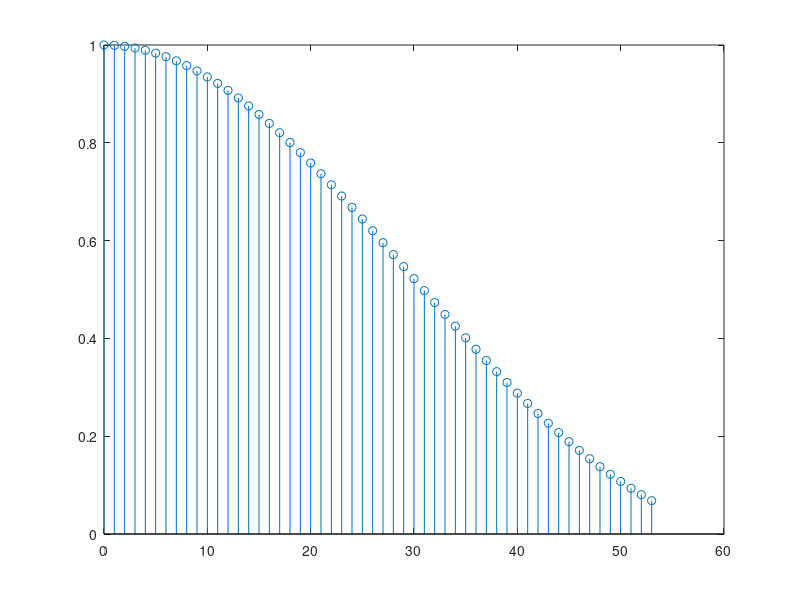
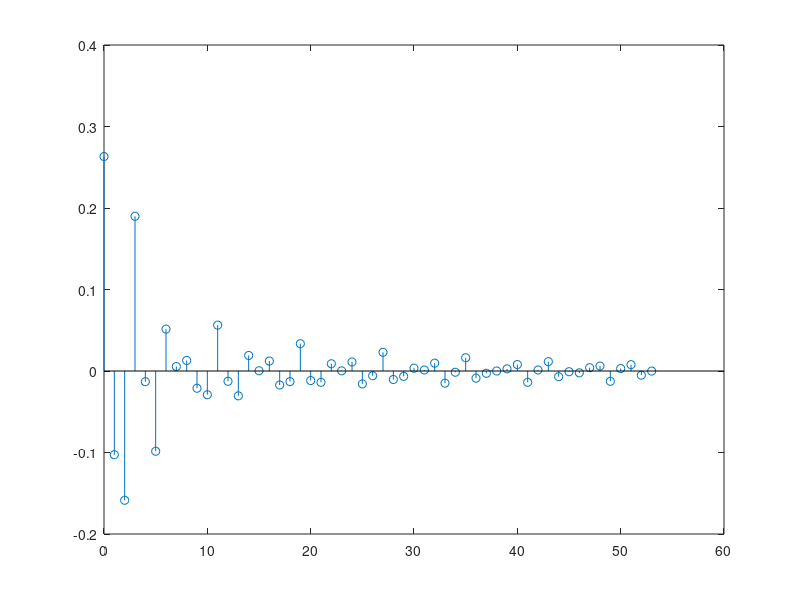
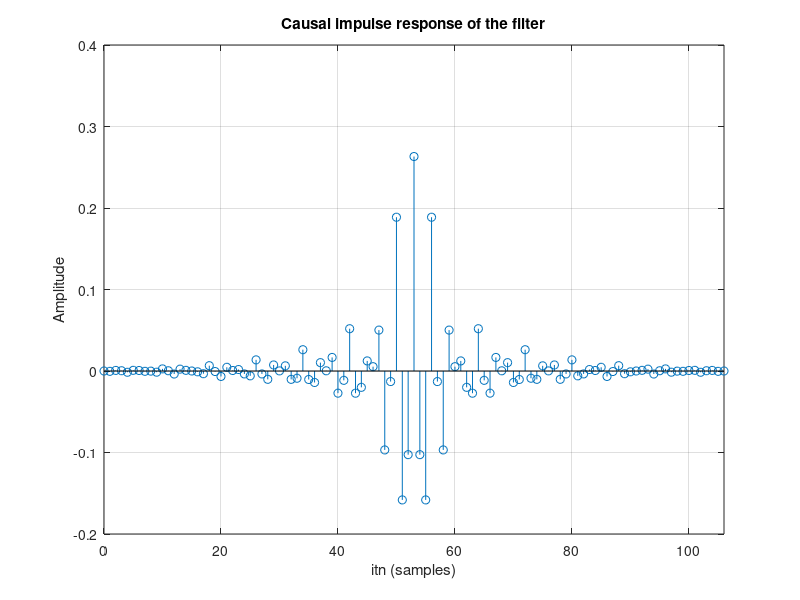
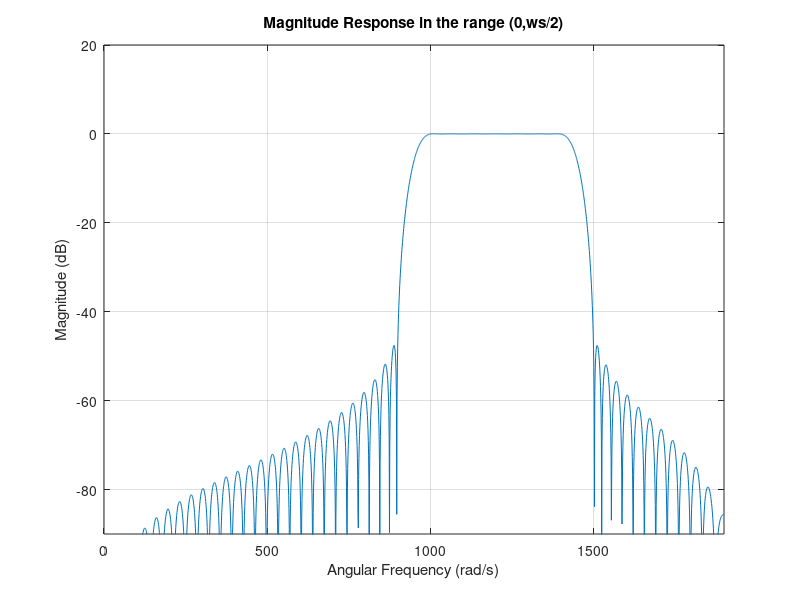

Reproduce these figures in MATLAB, in order.
% Filter implementation 
% Filter specifiations
% index no : 180427n
clc;
clear all;
A = 4;
B = 2;
C = 7;
Ap  = 0.03 + (0.01*A);  % Maximum passband ripple, dB
Aa  = 45 + B;           % Maximum stopband ripple, dB
wp1 = C*100 + 300;      % Lower passband edge, rad/s
wp2 = C*100 + 700;      % Upper passband edge, rad/s
wa1 = C*100 + 150;      % Lower stopband edge, rad/s
wa2 = C*100 + 800;      % Upper stopband edge, rad/s
ws  = 2*(C*100 + 1200); %sampling frequency rad/s
T   = 2*pi/ws;          %sampling period  

bt1 = wp1 - wa1;        %Lower transition width
bt2 = wa2 - wp2;        %Upper transition width
bt  = min(bt1, bt2);    %Critical transition width 
wc1 = wp1 - bt/2;       %Lower cutoff frequency
wc2 = wp2 + bt/2;       %Upper cutoff frequency

%deriving delta
delta_p = (10^(0.05*Ap) - 1)/(10^(0.05*Ap) + 1);
delta_a = 10^(-0.05*Aa);
delta   = min(delta_p, delta_a);

%Actual stopband attenuation 
act_Aa = 20*log10(1/delta);

%calculating alpha
if act_Aa <= 21
    alpha = 0;
elseif act_Aa > 50
    alpha = 0.1102*(act_Aa - 8.7);
else
    alpha = 0.5842*(act_Aa-21)^0.4 + 0.07886*(act_Aa-21);
end

%calculating D
if act_Aa <= 21
    D = 0.9222;
else
    D = (act_Aa - 7.95)/14.36; 
end 

% calculating lowest odd value for N(lenth of the filter)
N = ceil(ws*D/bt + 1);
if mod(N,2) == 0
    N = N + 1;
end 
disp(N);
% determining kaiser window parameters 
nmax = (N - 1)/2; %maximum time steps (because of symmetry only..
               ... considered positive part)

kwn = zeros(1, nmax+ 1);   % row vector to store kaiser window value

% obtaining Io(alpha)
Io_alpha = 1;
k = 1;
while true
   bassel = (1/factorial(k) * (alpha/2)^k)^2; % current bassel value
   Io_alpha = Io_alpha + bassel;
   k = k + 1;
   if bassel < 10e-6      % bassel limit taught in lecture 
       break
   end 
end

% obtaining Io(beta)
for k = 1:nmax+1 
    beta = alpha * sqrt(1 - (2*(k-1)/(N-1))^2); % calculating beta
    Io_beta = 1;    % initializing 
    j = 1;
    while true
        bassel = (1/factorial(j) * (beta/2)^j)^2;
        Io_beta = Io_beta + bassel;
        j = j + 1;
        if bassel < 10e-6      % bassel limit taught in lecture 
           break
        end 
    end
    kwn(k) = Io_beta/Io_alpha; % uptataing window rowvector
end

figure 
%[fkw, f] = freqz(kwn);
stem(0:nmax, kwn);

% idealized impulse response of filter 
hi_nT = zeros(1,nmax+ 1); 
for n = 1:nmax+1
    if n == 1
        hi_nT(n) = (2/ws)*(wc2 - wc1);
    else
        hi_nT(n) = ((sin(wc2*(n-1)*T) - sin(wc1*(n-1)*T))/((n-1)*pi)); 
    end
end
figure;
stem(0:nmax, hi_nT);
    
% determining causal impulse response 
htemp = hi_nT .* kwn;
hn = [fliplr(htemp(2:end)), htemp]; %fliping positive value to negative 

figure;
stem(0:2*nmax, hn);
title("Causal impulse response of the filter"); 
xlim([0 N-1]); grid on;
ylabel("Amplitude"), xlabel("\it{n} (samples)");

% frequency response of the filter 
[freq_res, f] = freqz(hn, 1, 2048);  % f - rad/sample H(w) = freq_res
w = (f*ws)/(2*pi);                   % w - rad/sec

% magnitute response in the range of (0, ws/2)
mag_freq_res = 20*log10(abs(freq_res));
figure;
plot(w, mag_freq_res);
title('Magnitude Response in the range (0,ws/2)'); 
xlabel('Angular Frequency (rad/s)');
ylabel('Magnitude (dB)'); 
axis([0, ws/2, -90, 20]); 
grid on;

% magnitude response of the passband 
figure;
plot(w, mag_freq_res);
title('Magnitude response of the passband '); 
xlabel('Angular Frequency (rad/s)');
ylabel('Magnitude (dB)'); 
axis([wc1, wc2, -Ap/2, Ap/2]); 
grid on;

% Input signal generation 
w1 = wa1/2;
w2 = wp1 + (wp2 - wp1)/2;
w3 = wa2 + (ws/2 - wa2)/2;

samples = 300;
n = 0:samples;
xnT = sin(w1*n*T) + sin(w2*n*T) + sin(w3*n*T);

% Expected output signal 
yexp = sin(w2*n*T);

% Filtered signal  
N_point = length(xnT) + length(hn) -1;
Xw = fft(xnT,N_point);
Hw = fft(hn, N_point);
filtered_out = ifft(Xw.*Hw);

figure;
subplot(3,1,1); stem(n, xnT); title("Input Signal");
xlabel('n (samples)'); ylabel('x(nT)'); 
axis([0, (samples+1), -4, 4]);

subplot(3,1,2); stem(n, yexp); title("Expected output Signal");
xlabel('n (samples)'); ylabel('yexp(nT)'); 
axis([0, (samples+1), -1.5, 1.5]);

subplot(3,1,3); stem(n, filtered_out(1:samples+1)); 
title("Obtained output from designed filter");
xlabel('n (samples)'); ylabel('yo(nT)'); 
axis([0, (samples+1), -1.5, 1.5]);

% freqency domain analisis 
Xw = fft(xnT); 
n1 = length(Xw);
Yexpw = fft(yexp);
f_n = (0 : n1-1)/(ws/n1);%freqency vector for input and expected output

Xshift = fftshift(Xw); 
Yshift = fftshift(Yexpw);
fshift = (-n1/2 : n1/2 -1)*(ws/n1);

YoW = fft(filtered_out, N_point);
Ye_shift = fftshift(YoW);
fe_shift = (-N_point/2 : N_point/2 -1)*(ws/N_point); % freq vector 

figure;
subplot(3,1,1); plot(fshift, abs(Xshift));
title("fft of Input Signal");
xlabel('frequency (rad/s)'); ylabel('X(w)'); 

subplot(3,1,2); plot(fshift, abs(Yshift)); 
title("fft of expected output Signal");
xlabel('frequency (rad/s)'); ylabel('Yexp(w)'); 

subplot(3,1,3); plot(fe_shift, abs(Ye_shift)); 
title("fft of Obtained output from designed filter");
xlabel('frequency (rad/s)'); ylabel('Yo(w)');  



